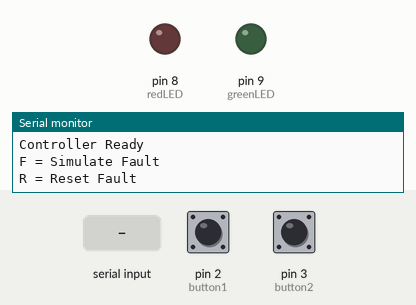
Recording of a sketch running on a simulated Arduino Uno, built with avr-gcc and run on an emulated ATmega328P. On the bench: output pins drawn as LEDs (lit = HIGH), the last lines printed to the serial monitor. Dashed ring = blinking. The test bench sets the inputs (shaded band); at power-on: pin 2 (button1) HIGH, pin 3 (button2) HIGH.

Above: at 1.2 s.
1.3 s: pin 2 (button1) pulled LOW for 0.15 s
At 1.44 s:
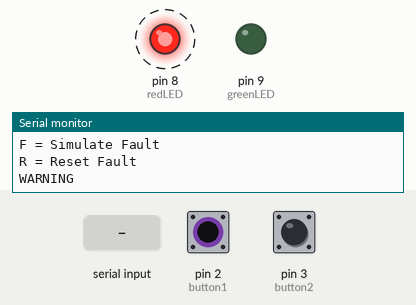
4.3 s: pin 3 (button2) pulled LOW for 0.15 s
At 5.5 s:
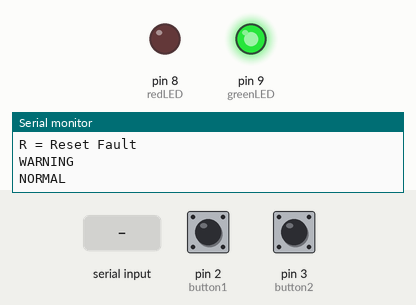
5.9 s: "F" received over Serial
At 6.8 s:
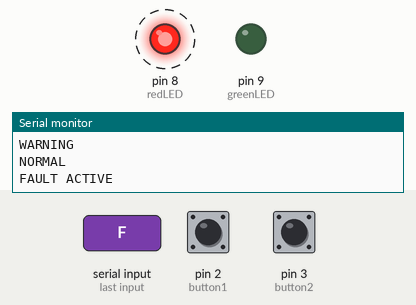
8.9 s: "R" received over Serial
At 9.9 s:
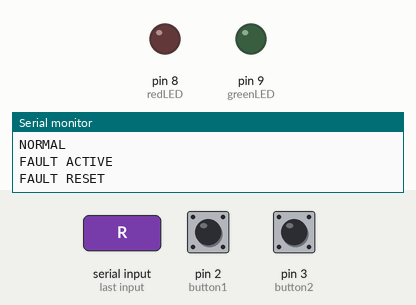
10.4 s: pin 2 (button1) pulled LOW for 1 s
At 10.54 s:
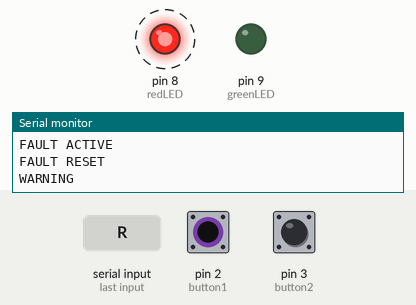
13.4 s: pin 3 (button2) pulled LOW for 1 s
At 13.9 s:
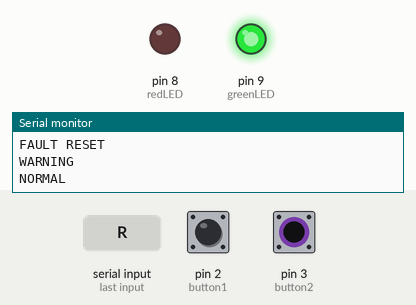
Timing chart, 0 to 16.4 s (numbered marks = the images above; inputs shaded):
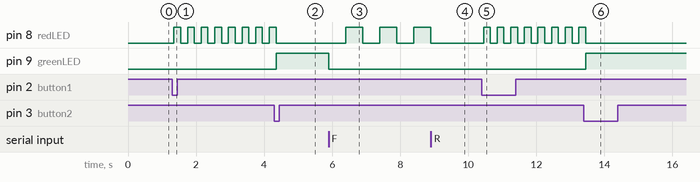

The sketch:

Project002_Challenge6_FaultDetection.ino
```cpp
const int redLED = 8;
const int greenLED = 9;

const int button1 = 2;
const int button2 = 3;

const unsigned long debounceDelay = 50;

// States
const int STOP = 0;
const int WARNING = 1;
const int NORMAL = 2;
const int FAULT = 3;

int mode = STOP;

bool faultActive = false;
bool stopLatch = false;

bool redState = LOW;
unsigned long previousBlinkMillis = 0;

// Button tracking
int lastReading1 = HIGH;
int stableState1 = HIGH;
unsigned long lastChange1 = 0;

int lastReading2 = HIGH;
int stableState2 = HIGH;
unsigned long lastChange2 = 0;

void setup() {
  pinMode(redLED, OUTPUT);
  pinMode(greenLED, OUTPUT);

  pinMode(button1, INPUT_PULLUP);
  pinMode(button2, INPUT_PULLUP);

  digitalWrite(redLED, LOW);
  digitalWrite(greenLED, LOW);

  Serial.begin(9600);

  Serial.println("Controller Ready");
  Serial.println("F = Simulate Fault");
  Serial.println("R = Reset Fault");
}

void loop() {
  unsigned long now = millis();

  // Read serial commands
  if (Serial.available() > 0) {
    char command = Serial.read();

    if (command == 'F') {
      faultActive = true;
      mode = FAULT;
      Serial.println("FAULT ACTIVE");
    }

    if (command == 'R' && faultActive) {
      faultActive = false;
      mode = STOP;
      stopLatch = true;
      Serial.println("FAULT RESET");
    }
  }

  // Read buttons
  int reading1 = digitalRead(button1);
  int reading2 = digitalRead(button2);

  bool press1 = false;
  bool press2 = false;

  // Debounce Button 1
  if (reading1 != lastReading1) {
    lastChange1 = now;
  }

  if (now - lastChange1 >= debounceDelay) {
    if (reading1 != stableState1) {
      stableState1 = reading1;
      if (stableState1 == LOW) {
        press1 = true;
      }
    }
  }

  lastReading1 = reading1;

  // Debounce Button 2
  if (reading2 != lastReading2) {
    lastChange2 = now;
  }

  if (now - lastChange2 >= debounceDelay) {
    if (reading2 != stableState2) {
      stableState2 = reading2;
      if (stableState2 == LOW) {
        press2 = true;
      }
    }
  }

  lastReading2 = reading2;

  // Fault takes priority
  if (faultActive) {
    mode = FAULT;
  }

  // Normal button operation
  else if (stableState1 == LOW &&
           stableState2 == LOW) {

    mode = STOP;
    stopLatch = true;
  }

  else if (stopLatch) {
    if (stableState1 == HIGH &&
        stableState2 == HIGH) {
      stopLatch = false;
    }
  }

  else if (press1) {
    mode = WARNING;
    Serial.println("WARNING");
  }

  else if (press2) {
    mode = NORMAL;
    Serial.println("NORMAL");
  }

  // LED outputs
  if (mode == NORMAL) {
    digitalWrite(redLED, LOW);
    digitalWrite(greenLED, HIGH);
  }

  else if (mode == WARNING ||
           mode == FAULT) {

    unsigned long interval =
      (mode == WARNING) ? 200 : 500;

    digitalWrite(greenLED, LOW);

    if (now - previousBlinkMillis >= interval) {
      previousBlinkMillis = now;
      redState = !redState;
    }

    digitalWrite(redLED, redState);
  }

  else {
    digitalWrite(redLED, LOW);
    digitalWrite(greenLED, LOW);
    redState = LOW;
  }
}
```

Measured:
- after the input at 1.3 s, pin 8 (redLED): alternates HIGH for 0.20 s and LOW for 0.20 s, starting after 0.05 s
- after the input at 4.3 s, pin 8 (redLED): goes on until 4.4 s, then stays LOW; pin 9 (greenLED): LOW → HIGH after 0.05 s
- after the input at 5.9 s, pin 8 (redLED): alternates HIGH for 0.50 s and LOW for 0.50 s, starting after 0.50 s; pin 9 (greenLED): HIGH → LOW at once
- after the input at 8.9 s, pin 8 (redLED): goes on until 8.9 s, then stays LOW
- after the input at 10.4 s, pin 8 (redLED): alternates HIGH for 0.20 s and LOW for 0.20 s, starting after 0.05 s
- after the input at 13.4 s, pin 8 (redLED): goes on until 13.4 s, then stays LOW; pin 9 (greenLED): LOW → HIGH after 0.05 s
